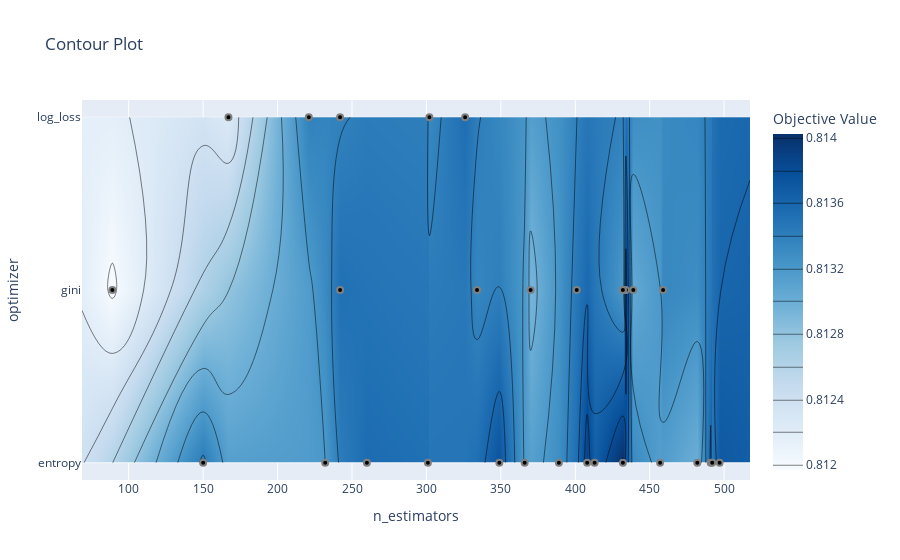

Source (notebook cell):
### Markdown cell above
In the interest of time I set the number of trials to just 30 and obtained the above results.

### Code cell
optuna.visualization.plot_contour(rf_study, params=['n_estimators', 'optimizer'])

### Figure 1 — Plotly figure (JSON) as saved in the notebook; plotly's stock layout.template omitted (floating-point values rounded to 4 significant figures)
{"data": [{"colorbar": {"title": {"text": "Objective Value"}}, "colorscale": [[0, "rgb(247,251,255)"], [0.125, "rgb(222,235,247)"], [0.25, "rgb(198,219,239)"], [0.375, "rgb(158,202,225)"], [0.5, "rgb(107,174,214)"], [0.625, "rgb(66,146,198)"], [0.75, "rgb(33,113,181)"], [0.875, "rgb(8,81,156)"], [1, "rgb(8,48,107)"]], "connectgaps": true, "contours": {"coloring": "heatmap"}, "hoverinfo": "none", "line": {"smoothing": 1.3}, "reversescale": false, "type": "contour", "x": [68.6, 89, 150, 167, 221, 232, 242, 260, 301, 302, 326, 334, 349, 366, 370, 389, 401, 408, 413, 432, 434, 439, 457, 459, 482, 491, 492, 497, 517.4], "y": ["entropy", "gini", "log_loss"], "z": [[null, null, 0.8134, null, null, 0.8132, null, 0.8136, 0.8135, null, null, null, 0.8137, 0.8132, null, 0.8133, null, 0.8139, 0.8137, 0.814, null, null, 0.8131, null, 0.813, 0.8136, 0.8135, 0.8137, null], [null, 0.812, null, null, null, null, 0.8135, null, null, null, null, 0.8134, null, null, 0.8129, null, 0.8135, null, null, 0.8132, 0.8139, 0.813, null, 0.8133, null, null, null, null, null], [null, null, null, 0.8123, 0.8134, null, 0.8134, null, null, 0.8133, 0.8135, null, null, null, null, null, null, null, null, null, null, null, null, null, null, null, null, null, null]]}, {"marker": {"color": "black", "line": {"color": "Gray", "width": 2}}, "mode": "markers", "name": "Feasible Trial", "showlegend": false, "type": "scatter", "x": [167, 497, 242, 221, 232, 334, 89, 260, 242, 150, 491, 482, 492, 389, 413, 408, 432, 366, 326, 434, 301, 432, 432, 439, 370, 401, 457, 349, 302, 459], "y": ["log_loss", "entropy", "log_loss", "log_loss", "entropy", "gini", "gini", "entropy", "gini", "entropy", "entropy", "entropy", "entropy", "entropy", "entropy", "entropy", "entropy", "entropy", "log_loss", "gini", "entropy", "gini", "gini", "gini", "gini", "gini", "entropy", "entropy", "log_loss", "gini"]}, {"marker": {"color": "#cccccc", "line": {"color": "Gray", "width": 2}}, "mode": "markers", "name": "Infeasible Trial", "showlegend": false, "type": "scatter", "x": [], "y": []}], "layout": {"title": {"text": "Contour Plot"}, "xaxis": {"range": [68.6, 517.4], "title": {"text": "n_estimators"}}, "yaxis": {"range": [-0.1, 2.1], "title": {"text": "optimizer"}, "type": "category"}}}
